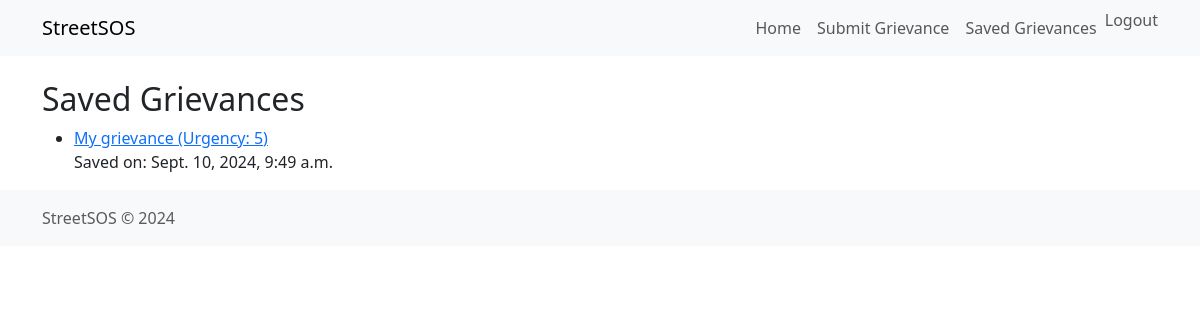
Page /saved/ (signed in) on the committed database.
### grievance/models.py (models this page shows, shortened)
class UserGrievance(models.Model):
    user = models.ForeignKey(UserProfile, on_delete=models.CASCADE)  # Link to UserProfile
    grievance = models.ForeignKey(Grievance, on_delete=models.CASCADE)  # Link to Grievance
    saved_at = models.DateTimeField(auto_now_add=True)  # When was the grievance saved
    class Meta:
        unique_together = ('user', 'grievance')  # Prevents the same user from saving the same grievance multiple times

class Grievance(models.Model):
    user_profile = models.ForeignKey(UserProfile, on_delete=models.CASCADE, related_name='grievances')
    title = models.CharField(max_length=255)
    description = models.TextField()
    urgency = models.IntegerField(choices=[(i, str(i)) for i in range(1, 6)])  # Urgency from 1 to 5
    latitude = models.DecimalField(max_digits=9, decimal_places=6)
    longitude = models.DecimalField(max_digits=9, decimal_places=6)
    created_at = models.DateTimeField(auto_now_add=True)

### grievance/views.py (the view)
# urls.py: path('saved/', SavedGrievancesListView.as_view(), name='saved-grievances'),
class SavedGrievancesListView(LoginRequiredMixin, ListView):
    model = UserGrievance
    template_name = 'grievances/saved_grievances_list.html'
    context_object_name = 'saved_grievances'
    paginate_by = 10
    def get_queryset(self):
        return UserGrievance.objects.filter(user=self.request.user.userprofile).order_by('-saved_at')

### grievance/templates/grievances/saved_grievances_list.html (shortened to what this page needs)
{% extends 'base.html' %}
{% block content %}
    <h2>Saved Grievances</h2>
    <ul>
        {% for saved_grievance in saved_grievances %}
            <li>
                <a href="{% url 'grievance-detail' saved_grievance.grievance.id %}">
                    {{ saved_grievance.grievance.title }} (Urgency: {{ saved_grievance.grievance.urgency }})
                </a>
                <p>Saved on: {{ saved_grievance.saved_at }}</p>
            </li>
        {% empty %}
            <p>No saved grievances yet.</p>
        {% endfor %}
    </ul>
{% endblock %}

### rows in the picture
UserGrievance: grievance "My grievance", grievance.urgency "5", saved_at "Sept. 10, 2024, 9:49 a.m."
